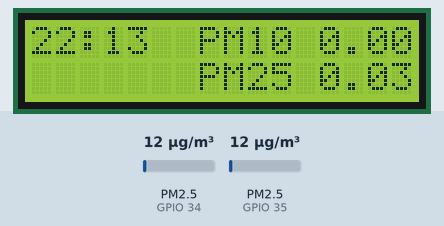
This program was run on a simulated ESP32. Parts: 16×2 character LCD. Wiring (inferred from the names in the program): 2 × dust sensor: data GPIO 34 / data GPIO 35. The inputs (shaded band) are chosen by the test bench; at power-on: PM2.5 (sensors on GPIO 34, GPIO 35) 12 µg/m³. The local clock reads 2024-03-15 10:24:30 at power-on unless the program sets it; storage starts empty; what the program prints to the serial monitor is not drawn.

Above: at 3.3 s.
3.4 s: PM2.5 (sensor on GPIO 34) set to 6 µg/m³
At 6.1 s:
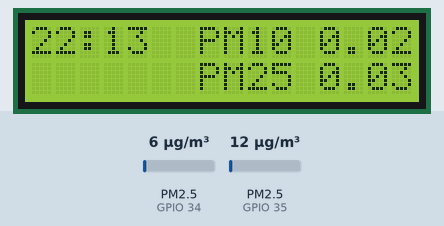
6.4 s: PM2.5 (sensor on GPIO 35) set to 6 µg/m³
At 8.7 s:
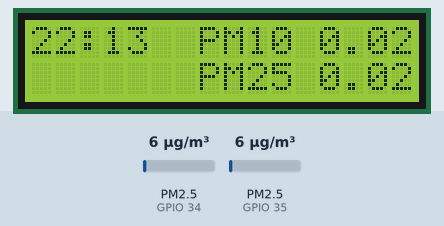
9.4 s: PM2.5 (sensor on GPIO 34) set to 75 µg/m³
At 12.3 s:
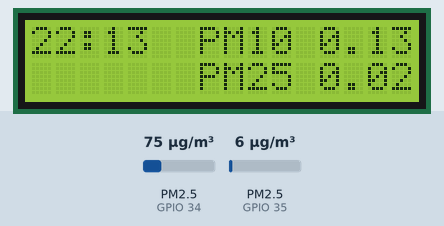
12.4 s: PM2.5 (sensor on GPIO 35) set to 75 µg/m³
At 14.1 s:
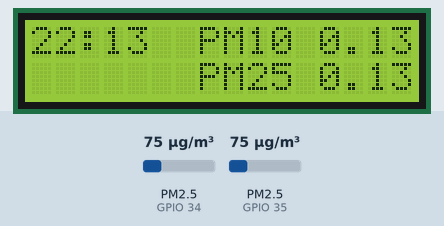
15.1 s: PM2.5 (sensor on GPIO 34) set to 150 µg/m³
At 18.0 s:
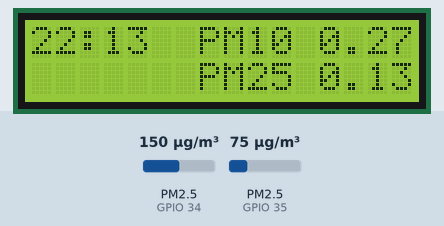
18.1 s: PM2.5 (sensor on GPIO 35) set to 150 µg/m³
At 19.6 s:
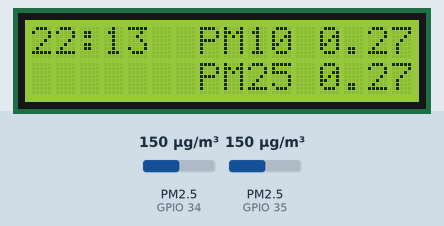
Timing chart, 0 to 21.1 s (numbered marks = the images above; inputs shaded):
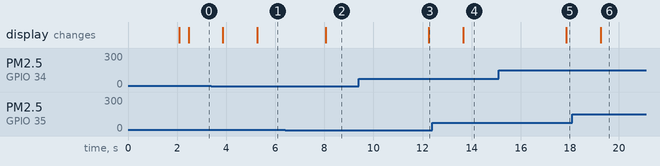

Measured:
- after the input at 3.4 s, the display: first differs from a run without the input after 1.9 s (image 1)
- after the input at 6.4 s, the display: changes after 1.7 s (image 2)
- after the input at 9.4 s, the display: changes after 2.9 s (image 3)
- after the input at 12.4 s, the display: changes after 1.3 s (image 4)
- after the input at 15.1 s, the display: changes after 2.8 s (image 5)
- after the input at 18.1 s, the display: changes after 1.2 s (image 6)

The program:

main.cpp
```cpp
#include <Arduino.h>
#include "sdcard.h"
#include "sensor.h"
#include <Wire.h>


void setup() {
Serial.begin(9600);
    pinMode(34, INPUT);
    pinMode(35, INPUT);
lcd.init();
lcd.backlight();

 lcd.setCursor(6, 0);
  lcd.print(F("LAPAN"));
  lcd.setCursor(0, 1);
  lcd.print(F("Smkn 2 Pontianak"));
  delay(2000);
  lcd.clear();

initSDCard();

if (! rtc.begin())
  {
   Serial.print("RTC tidak tersedia");
    while (1);
  }
if (! rtc.isrunning())
  {
    Serial.print("RTC tidak berfungsi");
  }
    rtc.adjust(DateTime(F(__DATE__), F(__TIME__)));//Update otomatis dari jam komputer
    //rtc.adjust(DateTime(2021, 11, 25, 17, 30, 0));// Atur waktu manual

SDopen111();
}

void loop() {

  if ((millis() - lastTime) > timerDelay)
  {
    tambah++;
    dsm501a();
    lcdpm();
    datetimeprint();
    if (tambah == 56)
    {
      savedata = String(tgl) + "," + String(jam) + "," + String(pm10) + "," + String(pm25) + "\r\n";
      Serial.print("Saving data: ");
      Serial.println(savedata);


      // Append the data to file
      appendFile(SD, "/DataPM.txt", savedata.c_str());
      tambah = 0;
    }
    lastTime = millis();
  }


}
```

sdcard.h
```cpp
#include <Arduino.h>
#include "FS.h"
#include "SD.h"
#include "SPI.h"

unsigned long tes1 = 0;
unsigned long tes2 = 1000;
unsigned long tes3 = 0;

unsigned long lastTime = 0;
unsigned long timerDelay = 1000;
unsigned long tambah = 0;

String savedata,tgl,jam,jamlcd,pm10,pm25;

#define SD_CS 5

void initSDCard()
{
    if (!SD.begin())
    {
        Serial.println("Card Mount Failed");

        return;
    }

    Serial.println("SD opened!");
    uint8_t cardType = SD.cardType();

    if (cardType == CARD_NONE)
    {
        Serial.println("No SD card attached");
        return;
    }
    Serial.print("SD Card Type: ");
    if (cardType == CARD_MMC)
    {
        Serial.println("MMC");
    }
    else if (cardType == CARD_SD)
    {
        Serial.println("SDSC");
    }
    else if (cardType == CARD_SDHC)
    {
        Serial.println("SDHC");
    }
    else
    {
        Serial.println("UNKNOWN");
    }
    uint64_t cardSize = SD.cardSize() / (1024 * 1024);
    Serial.printf("SD Card Size: %lluMB\n", cardSize);
}

void writeFile(fs::FS &fs, const char * path, const char * message){
    Serial.printf("Writing file: %s\n", path);

    File file = fs.open(path, FILE_WRITE);
    if(!file){
        Serial.println("Failed to open file for writing");
        return;
    }
    if(file.print(message)){
        Serial.println("File written");
    } else {
        Serial.println("Write failed");
    }
    file.close();
}

void appendFile(fs::FS &fs, const char * path, const char * message){
    Serial.printf("Appending to file: %s\n", path);

    File file = fs.open(path, FILE_APPEND);
    if(!file){
        Serial.println("Failed to open file for appending");
        return;
    }
    if(file.print(message)){
        Serial.println("Message appended");
    } else {
        Serial.println("Append failed");
    }
    file.close();
}


void SDopen111()
{

File file = SD.open("/DataPM.txt");
  if (!file)
  {
    Serial.println("File doesn't exist");
    Serial.println("Creating file...");
    writeFile(SD, "/DataPM.txt", "Data PM Lapan\r\n");
  }
  else
  {
    Serial.println("File already exists");
  }
  file.close();
}
```

sensor.h
```cpp
#include <Arduino.h>
#include <LiquidCrystal_I2C.h>
#include "RTClib.h"
 #include <SPI.h>
RTC_DS1307 rtc;
LiquidCrystal_I2C lcd(0x27, 16, 2);

char nama2hari[7][12] = {"Min", "Sen", "Sel", "Rab", "Kam", "Jum", "Sab"};


/* SENSOR DSM501A */


int pin2 = 34;
int pin1 = 35;
unsigned long duration1;
unsigned long duration2;

float ratio1 = 0;
float ratio2 = 0;
float concentration1 = 0;
float concentration2 = 0;

void dsm501a()
{

 duration1 = pulseIn(pin1, LOW);
    duration2 = pulseIn(pin2, LOW);

        tes1 = tes1 + duration1;
    tes3 = tes3 + duration2;

        ratio1 = tes1 / (tes2 * 10.0);                                // Integer percentage 0=>100
        concentration1 = 0.001915 * pow(ratio2, 3) + 0.09522 * ratio2 + 0.00000;

        ratio2 = tes3 / (tes2 * 10.0);                                // Integer percentage 0=>100
        concentration2 = 0.001915 * pow(ratio1, 3) + 0.09522 * ratio1 + 0.00000;  // using spec sheet curve //

         Serial.print("PM10 ");

        Serial.print("concentration1 = ");
        Serial.print(concentration1);
        Serial.println(" mg/m3 ");

         pm10 = String("pm10")+ " = " +  String(concentration1);

        Serial.print("PM2.5");
        Serial.print("concentration2 = ");
        Serial.print(concentration2);
        Serial.println(" mg/m3 ");

         pm25 = String("pm25")+ " = " +  String(concentration2);

        if (concentration1 < 50) {
            Serial.println("CLEAN");
        }


        if (concentration1 > 51 && concentration1 < 150) {
            Serial.println("GOOD");

        }

        if (concentration1 > 151 && concentration1 < 350) {
            Serial.println("ACCEPTABLE");

        }
        if (concentration1 > 351 && concentration1 < 420) {
            Serial.println("HEAVY");

        }

        if (concentration1 > 420) {
            Serial.println("HAZARD");

        }
        tes1 = 0.00;
        tes3 = 0.00;
}

void lcdpm(){
lcd.setCursor(7,0);
lcd.print("PM10");
lcd.setCursor(7,1);
lcd.print("PM25");

    lcd.setCursor(12,0);
    lcd.print(concentration1);
    lcd.setCursor(12,1);
    lcd.print(concentration2);
}


void datetimeprint()
{

      DateTime now = rtc.now();
    Serial.print("JAM:");
    Serial.print(" ");
    Serial.print(now.hour());
    Serial.print(':');
    Serial.print(now.minute());
    Serial.print(':');
    Serial.print(now.second());
    Serial.print("  ");

    Serial.print("TGL:");
   Serial.print(" ");
    //lcd.print(nama2hari[now.namahari()]);
    Serial.print(" ");
    Serial.print(now.day());
   Serial.print('/');
    Serial.print(now.month());
    Serial.print('/');
    Serial.print(now.year());
   Serial.println("  ");


   tgl = String(now.day()) + "/" + String(now.month()) + "/" + String(now.year());
   jam = String(now.hour()) + ":" + String(now.minute()) + ":" + String(now.second());

   jamlcd = String(now.hour()) + ":" + String(now.minute());
   lcd.setCursor(0,0);
   lcd.print(jamlcd);
}
```
